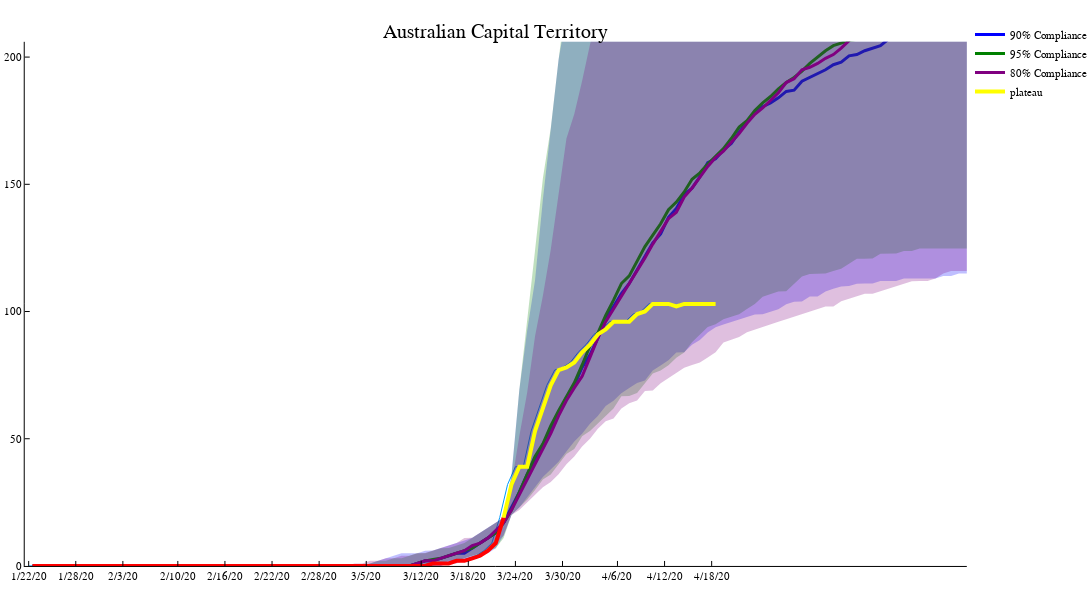

Write notebook code for a chart like this one.
### Code cell
i=1
pop=Int(floor(sqrt(pops[i])))^2
y=z[i];
statename=allstates[i]
plot(ddays,y,size=(1200,600),label=false)
EpiSim.plotquantiles(pop .- (allrs[statename][1,2]+allrs[statename][1,1]),:blue,"90% Compliance")
EpiSim.plotquantiles(pop .- (allrs[statename][2,2]+allrs[statename][2,1]),:green,"95% Compliance")
EpiSim.plotquantiles(pop .- (allrs[statename][3,2]+allrs[statename][3,1]),:purple,"80% Compliance")
plot!(1:tpdays[statename]+1,y[1:tpdays[statename]+1],lw=4, color=:red,label="growth phase",title=allstates[i])
plot!(tpdays[statename]+1:ndays,y[tpdays[statename]+1:ndays],color=:yellow,lw=4,label="plateau",xlim=(0, 120), ylim=(0,2*y[end]))

### Figure 1 — Plotly figure (JSON) as saved in the notebook; plotly's stock layout.template omitted (floating-point values rounded to 4 significant figures; data arrays with more than 128 entries replaced by an {"elided": "..."} marker saying what was removed)
{"data": [{"colorbar": {"title": ""}, "legendgroup": "", "line": {"color": "rgba(0, 154, 250, 1.000)", "dash": "solid", "shape": "linear", "width": 1}, "mode": "lines", "name": "", "showlegend": false, "type": "scatter", "x": [0.5, 1.5, 2.5, 3.5, 4.5, 5.5, 6.5, 7.5, 8.5, 9.5, 10.5, 11.5, 12.5, 13.5, 14.5, 15.5, 16.5, 17.5, 18.5, 19.5, 20.5, 21.5, 22.5, 23.5, 24.5, 25.5, 26.5, 27.5, 28.5, 29.5, 30.5, 31.5, 32.5, 33.5, 34.5, 35.5, 36.5, 37.5, 38.5, 39.5, 40.5, 41.5, 42.5, 43.5, 44.5, 45.5, 46.5, 47.5, 48.5, 49.5, 50.5, 51.5, 52.5, 53.5, 54.5, 55.5, 56.5, 57.5, 58.5, 59.5, 60.5, 61.5, 62.5, 63.5, 64.5, 65.5, 66.5, 67.5, 68.5, 69.5, 70.5, 71.5, 72.5, 73.5, 74.5, 75.5, 76.5, 77.5, 78.5, 79.5, 80.5, 81.5, 82.5, 83.5, 84.5, 85.5, 86.5, 87.5], "xaxis": "x1", "y": [0, 0, 0, 0, 0, 0, 0, 0, 0, 0, 0, 0, 0, 0, 0, 0, 0, 0, 0, 0, 0, 0, 0, 0, 0, 0, 0, 0, 0, 0, 0, 0, 0, 0, 0, 0, 0, 0, 0, 0, 0, 0, 0, 0, 0, 0, 0, 0, 0, 0, 0, 1, 1, 1, 2, 2, 3, 4, 6, 9, 19, 32, 39, 39, 53, 62, 71, 77, 78, 80, 84, 87, 91, 93, 96, 96, 96, 99, 100, 103, 103, 103, 102, 103, 103, 103, 103, 103], "yaxis": "y1", "zmax": null, "zmin": null}, {"colorbar": {"title": ""}, "fill": "tozeroy", "fillcolor": "rgba(0, 0, 255, 0.250)", "legendgroup": "90% Compliance", "line": {"color": "rgba(0, 0, 255, 1.000)", "dash": "solid", "shape": "linear", "width": 0}, "mode": "lines", "name": "90% Compliance", "showlegend": false, "type": "scatter", "x": {"elided": "304 int values"}, "xaxis": "x1", "y": {"elided": "304 float values"}, "yaxis": "y1", "zmax": null, "zmin": null}, {"colorbar": {"title": ""}, "legendgroup": "90% Compliance", "line": {"color": "rgba(0, 0, 255, 1.000)", "dash": "solid", "shape": "linear", "width": 3}, "mode": "lines", "name": "90% Compliance", "showlegend": true, "type": "scatter", "x": {"elided": "152 int values"}, "xaxis": "x1", "y": {"elided": "152 float values"}, "yaxis": "y1", "zmax": null, "zmin": null}, {"colorbar": {"title": ""}, "fill": "tozeroy", "fillcolor": "rgba(0, 128, 0, 0.250)", "legendgroup": "95% Compliance", "line": {"color": "rgba(0, 128, 0, 1.000)", "dash": "solid", "shape": "linear", "width": 0}, "mode": "lines", "name": "95% Compliance", "showlegend": false, "type": "scatter", "x": {"elided": "304 int values"}, "xaxis": "x1", "y": {"elided": "304 float values"}, "yaxis": "y1", "zmax": null, "zmin": null}, {"colorbar": {"title": ""}, "legendgroup": "95% Compliance", "line": {"color": "rgba(0, 128, 0, 1.000)", "dash": "solid", "shape": "linear", "width": 3}, "mode": "lines", "name": "95% Compliance", "showlegend": true, "type": "scatter", "x": {"elided": "152 int values"}, "xaxis": "x1", "y": {"elided": "152 float values"}, "yaxis": "y1", "zmax": null, "zmin": null}, {"colorbar": {"title": ""}, "fill": "tozeroy", "fillcolor": "rgba(128, 0, 128, 0.250)", "legendgroup": "80% Compliance", "line": {"color": "rgba(128, 0, 128, 1.000)", "dash": "solid", "shape": "linear", "width": 0}, "mode": "lines", "name": "80% Compliance", "showlegend": false, "type": "scatter", "x": {"elided": "304 int values"}, "xaxis": "x1", "y": {"elided": "304 float values"}, "yaxis": "y1", "zmax": null, "zmin": null}, {"colorbar": {"title": ""}, "legendgroup": "80% Compliance", "line": {"color": "rgba(128, 0, 128, 1.000)", "dash": "solid", "shape": "linear", "width": 3}, "mode": "lines", "name": "80% Compliance", "showlegend": true, "type": "scatter", "x": {"elided": "152 int values"}, "xaxis": "x1", "y": {"elided": "152 float values"}, "yaxis": "y1", "zmax": null, "zmin": null}, {"colorbar": {"title": ""}, "legendgroup": "", "line": {"color": "rgba(255, 0, 0, 1.000)", "dash": "solid", "shape": "linear", "width": 4}, "mode": "lines", "name": "", "showlegend": false, "type": "scatter", "x": [1, 2, 3, 4, 5, 6, 7, 8, 9, 10, 11, 12, 13, 14, 15, 16, 17, 18, 19, 20, 21, 22, 23, 24, 25, 26, 27, 28, 29, 30, 31, 32, 33, 34, 35, 36, 37, 38, 39, 40, 41, 42, 43, 44, 45, 46, 47, 48, 49, 50, 51, 52, 53, 54, 55, 56, 57, 58, 59, 60, 61], "xaxis": "x1", "y": [0, 0, 0, 0, 0, 0, 0, 0, 0, 0, 0, 0, 0, 0, 0, 0, 0, 0, 0, 0, 0, 0, 0, 0, 0, 0, 0, 0, 0, 0, 0, 0, 0, 0, 0, 0, 0, 0, 0, 0, 0, 0, 0, 0, 0, 0, 0, 0, 0, 0, 0, 1, 1, 1, 2, 2, 3, 4, 6, 9, 19], "yaxis": "y1", "zmax": null, "zmin": null}, {"colorbar": {"title": ""}, "legendgroup": "plateau", "line": {"color": "rgba(255, 255, 0, 1.000)", "dash": "solid", "shape": "linear", "width": 4}, "mode": "lines", "name": "plateau", "showlegend": true, "type": "scatter", "x": [61, 62, 63, 64, 65, 66, 67, 68, 69, 70, 71, 72, 73, 74, 75, 76, 77, 78, 79, 80, 81, 82, 83, 84, 85, 86, 87, 88], "xaxis": "x1", "y": [19, 32, 39, 39, 53, 62, 71, 77, 78, 80, 84, 87, 91, 93, 96, 96, 96, 99, 100, 103, 103, 103, 102, 103, 103, 103, 103, 103], "yaxis": "y1", "zmax": null, "zmin": null}], "layout": {"annotations": [{"font": {"color": "rgba(0, 0, 0, 1.000)", "family": "sans-serif", "size": 20}, "rotation": 0, "showarrow": false, "text": "Australian Capital Territory", "x": 0.5111, "xanchor": "center", "xref": "paper", "y": 1, "yanchor": "top", "yref": "paper"}], "height": 600, "legend": {"bgcolor": "rgba(255, 255, 255, 1.000)", "bordercolor": "rgba(0, 0, 0, 1.000)", "font": {"color": "rgba(0, 0, 0, 1.000)", "family": "sans-serif", "size": 11}, "tracegroupgap": 0, "x": 1, "y": 1}, "margin": {"b": 20, "l": 0, "r": 0, "t": 20}, "paper_bgcolor": "rgba(255, 255, 255, 1.000)", "plot_bgcolor": "rgba(255, 255, 255, 1.000)", "showlegend": true, "width": 1200, "xaxis": {"anchor": "y1", "domain": [0.0255, 0.9967], "gridcolor": "rgba(0, 0, 0, 0.100)", "gridwidth": 0.5, "linecolor": "rgba(0, 0, 0, 1.000)", "mirror": false, "range": [0, 120], "showgrid": false, "showline": true, "showticklabels": true, "tickangle": 0, "tickcolor": "rgb(0, 0, 0)", "tickfont": {"color": "rgba(0, 0, 0, 1.000)", "family": "sans-serif", "size": 11}, "tickmode": "array", "ticks": "inside", "ticktext": ["1/22/20", "1/28/20", "2/3/20", "2/10/20", "2/16/20", "2/22/20", "2/28/20", "3/5/20", "3/12/20", "3/18/20", "3/24/20", "3/30/20", "4/6/20", "4/12/20", "4/18/20"], "tickvals": [0.5, 6.5, 12.5, 19.5, 25.5, 31.5, 37.5, 43.5, 50.5, 56.5, 62.5, 68.5, 75.5, 81.5, 87.5], "title": "", "titlefont": {"color": "rgba(0, 0, 0, 1.000)", "family": "sans-serif", "size": 15}, "type": "-", "visible": true, "zeroline": false, "zerolinecolor": "rgba(0, 0, 0, 1.000)"}, "yaxis": {"anchor": "x1", "domain": [0.02508, 0.961], "gridcolor": "rgba(0, 0, 0, 0.100)", "gridwidth": 0.5, "linecolor": "rgba(0, 0, 0, 1.000)", "mirror": false, "range": [0, 206], "showgrid": false, "showline": true, "showticklabels": true, "tickangle": 0, "tickcolor": "rgb(0, 0, 0)", "tickfont": {"color": "rgba(0, 0, 0, 1.000)", "family": "sans-serif", "size": 11}, "tickmode": "array", "ticks": "inside", "ticktext": ["0", "50", "100", "150", "200"], "tickvals": [0, 50, 100, 150, 200], "title": "", "titlefont": {"color": "rgba(0, 0, 0, 1.000)", "family": "sans-serif", "size": 15}, "type": "-", "visible": true, "zeroline": false, "zerolinecolor": "rgba(0, 0, 0, 1.000)"}}}
